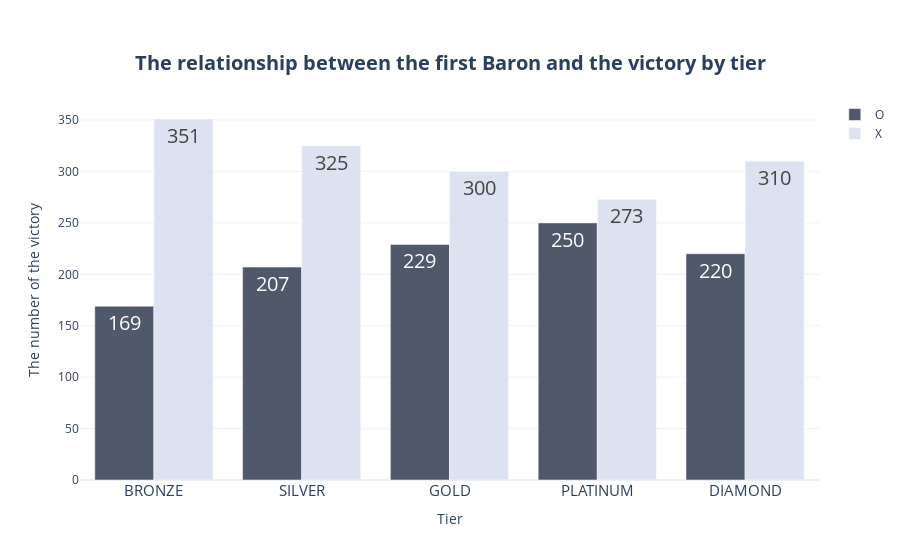

The cell this chart's notebook holds for it:
### Markdown cell above
#### 시각화
* 참고 : https://2colors.colorion.co/#google_vignette

### Code cell
fig = go.Figure()
fig.add_trace(
    go.Bar(
        x=tier_baron.index,
        y=tier_baron['O'],
        marker_color = '#50586C',
        text=tier_baron['O'], 
        textposition='auto',
        textfont={'size' : 20},
        name = 'O'
    )
)
fig.add_trace(
    go.Bar(
        x=tier_baron.index,
        y=tier_baron['X'],
        marker_color = '#DCE2F0',
        text=tier_baron['X'], 
        textposition='auto',
        textfont={'size' : 20},
        name = 'X'
    )
)
fig.update_layout(
    {
        "title": {
            "text": "<b>The relationship between the first Baron and the victory by tier</b>",
            "x": 0.5,
            "y": 0.9,
            "font": {
                "size": 20
            }
        },
        "xaxis": {
            "title": "Tier",
            "showticklabels":True,
            "tickfont": {
                "size": 15                
            }
        },
        "yaxis": {
            "title": "The number of the victory"
        },
        "template":'plotly_white',
    }
)
fig.show()

### Figure 1 — Plotly figure (JSON) as saved in the notebook; plotly's stock layout.template omitted (floating-point values rounded to 4 significant figures)
{"data": [{"marker": {"color": "#50586C"}, "name": "O", "text": [169, 207, 229, 250, 220], "textfont": {"size": 20}, "textposition": "auto", "type": "bar", "x": ["BRONZE", "SILVER", "GOLD", "PLATINUM", "DIAMOND"], "y": [169, 207, 229, 250, 220]}, {"marker": {"color": "#DCE2F0"}, "name": "X", "text": [351, 325, 300, 273, 310], "textfont": {"size": 20}, "textposition": "auto", "type": "bar", "x": ["BRONZE", "SILVER", "GOLD", "PLATINUM", "DIAMOND"], "y": [351, 325, 300, 273, 310]}], "layout": {"autosize": true, "title": {"font": {"size": 20}, "text": "<b>The relationship between the first Baron and the victory by tier</b>", "x": 0.5, "y": 0.9}, "xaxis": {"autorange": true, "range": [-0.5, 4.5], "showticklabels": true, "tickfont": {"size": 15}, "title": {"text": "Tier"}, "type": "category"}, "yaxis": {"autorange": true, "range": [0, 369.5], "title": {"text": "The number of the victory"}, "type": "linear"}}}
